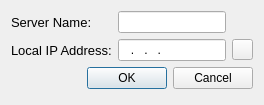
<?xml version="1.0" encoding="UTF-8"?>
<ui version="4.0">
 <class>GenerateConfigFileDialog</class>
 <widget class="QDialog" name="GenerateConfigFileDialog">
  <property name="geometry">
   <rect>
    <x>0</x>
    <y>0</y>
    <width>260</width>
    <height>105</height>
   </rect>
  </property>
  <property name="windowTitle">
   <string>Generate Config </string>
  </property>
  <property name="modal">
   <bool>true</bool>
  </property>
  <layout class="QFormLayout" name="formLayout">
   <item row="0" column="0">
    <widget class="QLabel" name="config_server_name">
     <property name="font">
      <font>
       <pointsize>10</pointsize>
      </font>
     </property>
     <property name="text">
      <string>Server Name:</string>
     </property>
    </widget>
   </item>
   <item row="0" column="1">
    <widget class="QLineEdit" name="config_server_name_edit">
     <property name="minimumSize">
      <size>
       <width>108</width>
       <height>22</height>
      </size>
     </property>
     <property name="maximumSize">
      <size>
       <width>108</width>
       <height>22</height>
      </size>
     </property>
     <property name="cursorMoveStyle">
      <enum>Qt::LogicalMoveStyle</enum>
     </property>
    </widget>
   </item>
   <item row="1" column="0">
    <widget class="QLabel" name="config_ip">
     <property name="font">
      <font>
       <pointsize>10</pointsize>
      </font>
     </property>
     <property name="text">
      <string>Local IP Address:</string>
     </property>
    </widget>
   </item>
   <item row="1" column="1">
    <layout class="QHBoxLayout" name="horizontalLayout">
     <item>
      <widget class="QLineEdit" name="config_ip_edit">
       <property name="minimumSize">
        <size>
         <width>108</width>
         <height>22</height>
        </size>
       </property>
       <property name="maximumSize">
        <size>
         <width>108</width>
         <height>22</height>
        </size>
       </property>
       <property name="inputMethodHints">
        <set>Qt::ImhDigitsOnly</set>
       </property>
       <property name="inputMask">
        <string>000.000.000.000</string>
       </property>
       <property name="cursorMoveStyle">
        <enum>Qt::LogicalMoveStyle</enum>
       </property>
       <property name="clearButtonEnabled">
        <bool>false</bool>
       </property>
      </widget>
     </item>
     <item>
      <widget class="QPushButton" name="ip_auto_populate">
       <property name="minimumSize">
        <size>
         <width>21</width>
         <height>21</height>
        </size>
       </property>
       <property name="maximumSize">
        <size>
         <width>21</width>
         <height>21</height>
        </size>
       </property>
       <property name="text">
        <string/>
       </property>
       <property name="icon">
        <iconset resource="resources.qrc">
         <normaloff>:/icons/Resources/icon_lookup.png</normaloff>:/icons/Resources/icon_lookup.png</iconset>
       </property>
       <property name="flat">
        <bool>false</bool>
       </property>
      </widget>
     </item>
    </layout>
   </item>
   <item row="2" column="0" colspan="2">
    <widget class="QDialogButtonBox" name="buttonBox">
     <property name="orientation">
      <enum>Qt::Horizontal</enum>
     </property>
     <property name="standardButtons">
      <set>QDialogButtonBox::Cancel|QDialogButtonBox::Ok</set>
     </property>
    </widget>
   </item>
  </layout>
 </widget>
 <tabstops>
  <tabstop>config_server_name_edit</tabstop>
  <tabstop>config_ip_edit</tabstop>
 </tabstops>
 <resources>
  <include location="resources.qrc"/>
 </resources>
 <connections>
  <connection>
   <sender>buttonBox</sender>
   <signal>accepted()</signal>
   <receiver>GenerateConfigFileDialog</receiver>
   <slot>accept()</slot>
   <hints>
    <hint type="sourcelabel">
     <x>248</x>
     <y>254</y>
    </hint>
    <hint type="destinationlabel">
     <x>157</x>
     <y>274</y>
    </hint>
   </hints>
  </connection>
  <connection>
   <sender>buttonBox</sender>
   <signal>rejected()</signal>
   <receiver>GenerateConfigFileDialog</receiver>
   <slot>reject()</slot>
   <hints>
    <hint type="sourcelabel">
     <x>316</x>
     <y>260</y>
    </hint>
    <hint type="destinationlabel">
     <x>286</x>
     <y>274</y>
    </hint>
   </hints>
  </connection>
 </connections>
</ui>
